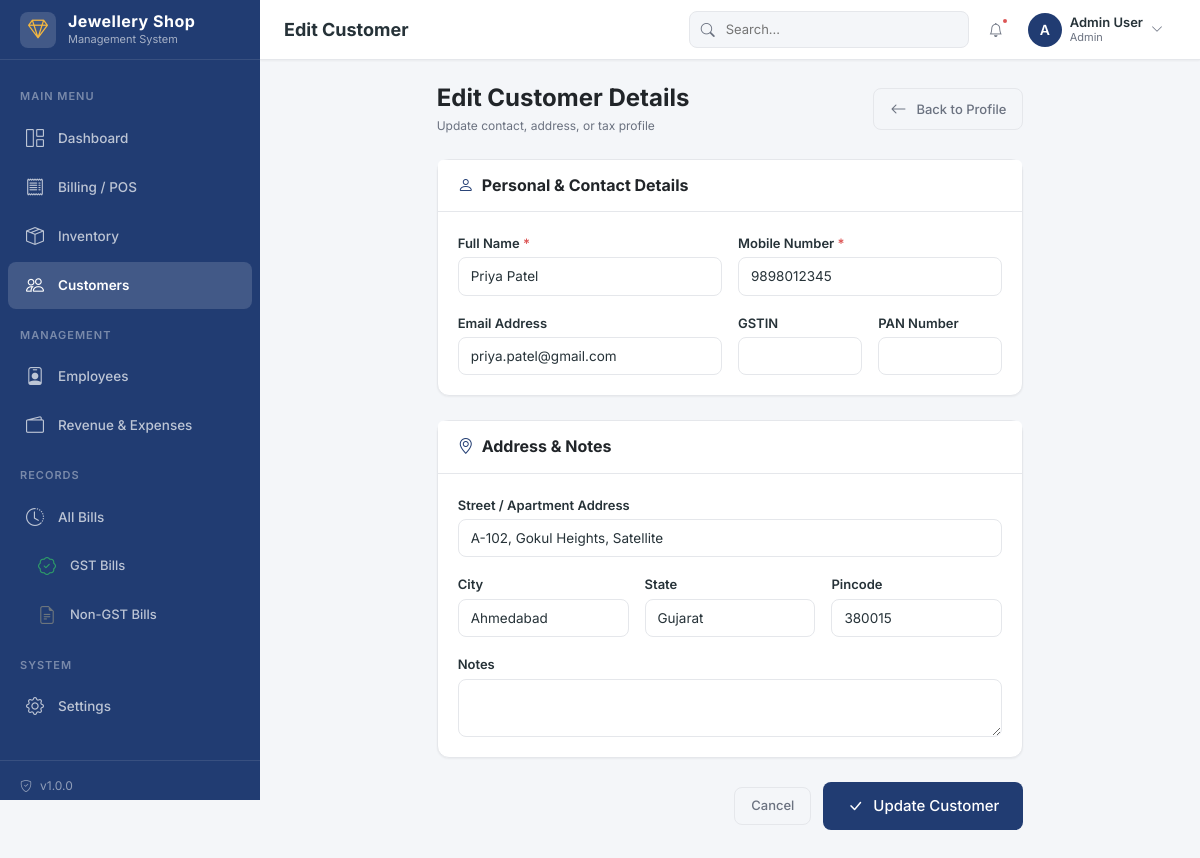
Page /modules/customers/edit.php?id=1 (signed in) on the committed database.
### tables this page shows
CREATE TABLE customers (
    id INT AUTO_INCREMENT PRIMARY KEY,
    name VARCHAR(200) NOT NULL,
    phone VARCHAR(20) NOT NULL,
    email VARCHAR(150) DEFAULT '',
    address TEXT,
    city VARCHAR(100) DEFAULT '',
    state VARCHAR(100) DEFAULT '',
    pincode VARCHAR(10) DEFAULT '',
    gstin VARCHAR(20) DEFAULT '',
    pan VARCHAR(15) DEFAULT '',
    total_purchases DECIMAL(14,2) DEFAULT 0.00,
    outstanding_balance DECIMAL(14,2) DEFAULT 0.00,
    notes TEXT,
    is_active TINYINT(1) DEFAULT 1,
    created_at TIMESTAMP DEFAULT CURRENT_TIMESTAMP,
    updated_at TIMESTAMP DEFAULT CURRENT_TIMESTAMP ON UPDATE CURRENT_TIMESTAMP,
    INDEX idx_phone (phone),
    INDEX idx_name (name),
    INDEX idx_gstin (gstin),
    INDEX idx_is_active (is_active)
);

### config/database.php (called while the page is built, shortened)
<?php
function appUrl($path = '') {
    $scriptName = $_SERVER['SCRIPT_NAME'] ?? '';
    $base = '';
    if (strpos($scriptName, '/POS-Jewellery') === 0) {
        $base = '/POS-Jewellery';
    }
    $path = ltrim($path, '/');
    return $base . ($path ? '/' . $path : '');
}
function url($path = '') {
    return appUrl($path);
}
function sanitize($input) {
    return htmlspecialchars(trim($input), ENT_QUOTES, 'UTF-8');
}

### modules/customers/edit.php (the view, shortened to what this page needs)
<?php
require_once __DIR__ . '/../../config/database.php';
$customerId = (int)($_GET['id'] ?? 0);
$pdo = getDBConnection();
$stmt = $pdo->prepare("SELECT * FROM customers WHERE id = ? AND is_active = 1");
$stmt->execute([$customerId]);
$customer = $stmt->fetch();
include __DIR__ . '/../../includes/header.php';
?>
<div class="row justify-content-center">
    <div class="col-lg-8">
        <div class="d-flex justify-content-between align-items-center mb-4">
            <div>
                <h4 class="mb-1 fw-bold text-dark">Edit Customer Details</h4>
                <p class="text-muted fs-sm mb-0">Update contact, address, or tax profile</p>
            </div>
            <a href="<?php echo url('modules/customers/view.php?id=' . $customerId); ?>" class="btn btn-outline-secondary">
                <i class="bi bi-arrow-left me-1"></i> Back to Profile
            </a>
        </div>
        <form method="POST" action="">
            <div class="card mb-4">
                <div class="card-header bg-white">
                    <h6 class="mb-0 fw-bold"><i class="bi bi-person me-2 text-primary"></i>Personal & Contact Details</h6>
                </div>
                <div class="card-body">
                    <div class="row g-3">
                        <div class="col-md-6">
                            <label class="form-label">Full Name <span class="text-danger">*</span></label>
                            <input type="text" class="form-control" name="name" required value="<?php echo sanitize($_POST['name'] ?? $customer['name']); ?>">
                        </div>
                        <div class="col-md-6">
                            <label class="form-label">Mobile Number <span class="text-danger">*</span></label>
                            <input type="tel" class="form-control" name="phone" required value="<?php echo sanitize($_POST['phone'] ?? $customer['phone']); ?>">
                        </div>
                        <div class="col-md-6">
                            <label class="form-label">Email Address</label>
                            <input type="email" class="form-control" name="email" value="<?php echo sanitize($_POST['email'] ?? $customer['email']); ?>">
                        </div>
                        <div class="col-md-3">
                            <label class="form-label">GSTIN</label>
                            <input type="text" class="form-control" name="gstin" value="<?php echo sanitize($_POST['gstin'] ?? $customer['gstin']); ?>">
                        </div>
                        <div class="col-md-3">
                            <label class="form-label">PAN Number</label>
                            <input type="text" class="form-control" name="pan" value="<?php echo sanitize($_POST['pan'] ?? $customer['pan']); ?>">
                        </div>
                    </div>
                </div>
            </div>
            <div class="card mb-4">
                <div class="card-header bg-white">
                    <h6 class="mb-0 fw-bold"><i class="bi bi-geo-alt me-2 text-primary"></i>Address & Notes</h6>
                </div>
                <div class="card-body">
                    <div class="row g-3">
                        <div class="col-12">
                            <label class="form-label">Street / Apartment Address</label>
                            <input type="text" class="form-control" name="address" value="<?php echo sanitize($_POST['address'] ?? $customer['address']); ?>">
                        </div>
                        <div class="col-md-4">
                            <label class="form-label">City</label>
                            <input type="text" class="form-control" name="city" value="<?php echo sanitize($_POST['city'] ?? $customer['city']); ?>">
                        </div>
                        <div class="col-md-4">
                            <label class="form-label">State</label>
                            <input type="text" class="form-control" name="state" value="<?php echo sanitize($_POST['state'] ?? $customer['state']); ?>">
                        </div>
                        <div class="col-md-4">
                            <label class="form-label">Pincode</label>
                            <input type="text" class="form-control" name="pincode" value="<?php echo sanitize($_POST['pincode'] ?? $customer['pincode']); ?>">
                        </div>
                        <div class="col-12">
                            <label class="form-label">Notes</label>
                            <textarea class="form-control" name="notes" rows="2"><?php echo sanitize($_POST['notes'] ?? $customer['notes']); ?></textarea>
                        </div>
                    </div>
                </div>
            </div>
            <div class="text-end mb-5">
                <a href="<?php echo url('modules/customers/view.php?id=' . $customerId); ?>" class="btn btn-outline-secondary me-2">Cancel</a>
                <button type="submit" class="btn btn-primary btn-lg">
                    <i class="bi bi-check-lg me-1"></i> Update Customer
                </button>
            </div>
        </form>
    </div>
</div>
<?php include __DIR__ . '/../../includes/footer.php'; ?>

### assets/css/style.css (style rules this page uses)
:root { --primary: #213C72; --primary-light: #2d4f94; --primary-dark: #182c54; --secondary: #F4F6F9; --background: #FFFFFF; --success: #2E9D68; --success-light: #e8f5ef; --warning: #F4B740; --warning-light: #fef6e4; --danger: #DC5555; --danger-light: #fce8e8; --info: #3B82F6; --info-light: #eff6ff; --text: #263238; --text-muted: #6B7280; --text-light: #9CA3AF; --border: #E5E7EB; --border-light: #F3F4F6; --sidebar-width: 260px; --topbar-height: 60px; --shadow-sm: 0 1px 2px rgba(0,0,0,0.05); --shadow: 0 1px 3px rgba(0,0,0,0.1), 0 1px 2px rgba(0,0,0,0.06); --shadow-md: 0 4px 6px -1px rgba(0,0,0,0.1), 0 2px 4px -1px rgba(0,0,0,0.06); --shadow-lg: 0 10px 15px -3px rgba(0,0,0,0.1), 0 4px 6px -2px rgba(0,0,0,0.05); --radius: 8px; --radius-sm: 4px; --radius-lg: 12px; --transition: all 0.2s ease; }
* { margin: 0; padding: 0; box-sizing: border-box; }
body { font-family: 'Inter', -apple-system, BlinkMacSystemFont, 'Segoe UI', Roboto, sans-serif; font-size: 14px; color: var(--text); background: var(--secondary); line-height: 1.5; overflow-x: hidden; }
a { color: var(--primary); text-decoration: none; transition: var(--transition); }
.card { background: var(--background); border: 1px solid var(--border); border-radius: var(--radius-lg); box-shadow: var(--shadow-sm); margin-bottom: 24px; transition: var(--transition); }
.card-header { padding: 16px 20px; border-bottom: 1px solid var(--border); display: flex; align-items: center; justify-content: space-between; background: transparent; }
.card-header h5, .card-header h6 { margin: 0; font-weight: 600; }
.card-body { padding: 20px; }
.btn { font-size: 13px; font-weight: 500; padding: 8px 16px; border-radius: var(--radius); transition: var(--transition); display: inline-flex; align-items: center; gap: 6px; border: none; cursor: pointer; }
.btn i { font-size: 16px; }
.btn-primary { background: var(--primary); color: #fff; }
.btn-outline-secondary { background: transparent; border: 1px solid var(--border); color: var(--text-muted); }
.btn-lg { font-size: 15px; padding: 12px 24px; }
.form-label { font-size: 13px; font-weight: 600; color: var(--text); margin-bottom: 4px; }
.form-control { font-size: 13.5px; padding: 8px 12px; border: 1px solid var(--border); border-radius: var(--radius); transition: var(--transition); color: var(--text); }
.form-control::placeholder { color: var(--text-light); }
.text-primary { color: var(--primary) !important; }
.text-danger { color: var(--danger) !important; }
.text-muted { color: var(--text-muted) !important; }
.fs-sm { font-size: 12px; }

### rows in the picture
customers: name "Priya Patel", phone "9898012345", email "priya.patel@gmail.com", address "A-102, Gokul Heights, Satellite", city "Ahmedabad", state "Gujarat", pincode "380015"

### other values in the picture
getSetting('shop_name', 'Jewellery ERP') "Jewellery Shop"
APP_VERSION "1.0.0"
$pageTitle "Edit Customer"
substr($currentUser['name'], 0, 1) "A"
$currentUser['name'] "Admin User"
$currentUser['role'] "Admin"
